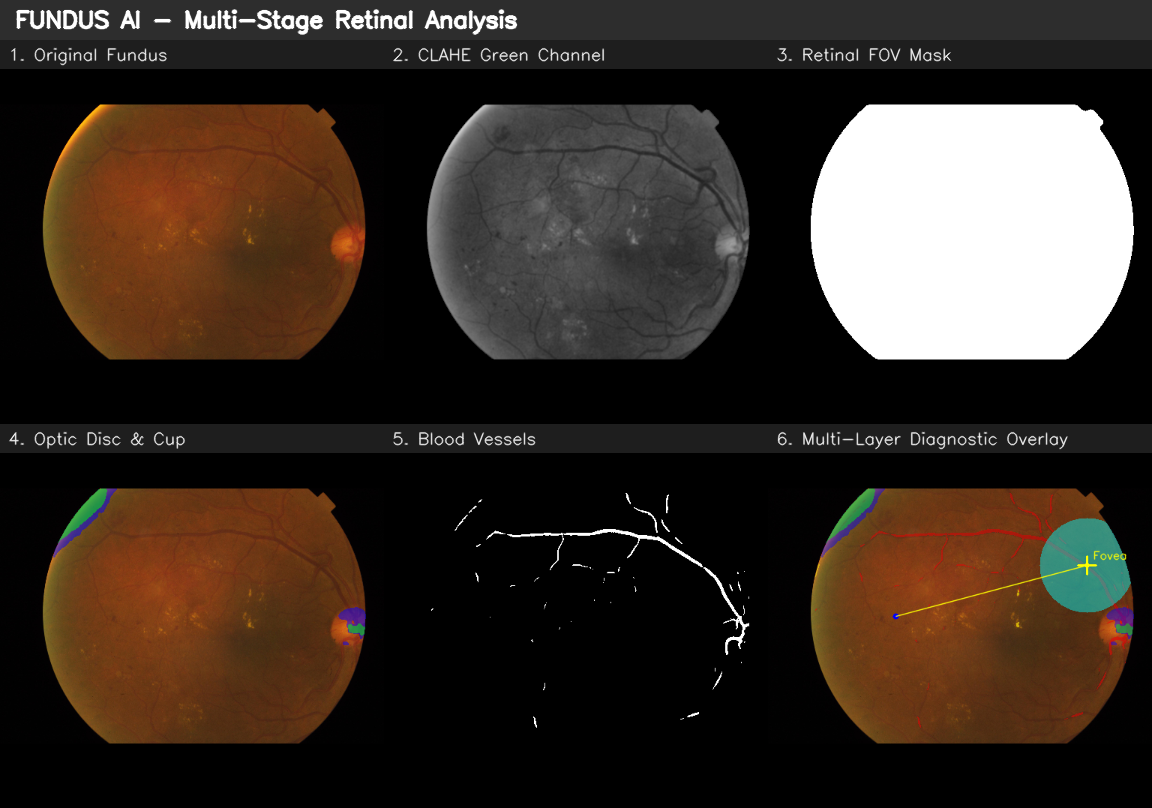
#> input picture ketqua/full_run/000c1434d8d7/report_panel.png, 1152 x 808 px
$ python -i hard_exudate.py   (imports and definitions only)
#> lines starting #> are read from the running program, lines starting #| are printed output that depends on the picture; after the words box and inside, x2 and y2 are one past the last pixel; in counts of white or black regions, pixels touching at a corner belong together
#> further down, picture is the input picture: shape (808, 1152, 3); mean B, G, R 38.1, 46.2, 56.9
"""Hard exudate (EX) detection and segmentation."""

from typing import Dict, Any, Tuple, List, Optional
import cv2
import numpy as np


class HardExudateDetector:
    """Detects lipid deposits and hard exudates in the retinal parenchyma."""

    def __init__(self, model_path: Optional[str] = None):
        self.model_path = model_path

    def detect(
        self,
        image_bgr: np.ndarray,
        fov_mask: Optional[np.ndarray] = None,
        od_mask: Optional[np.ndarray] = None,
        fovea_coords: Optional[Tuple[int, int]] = None
    ) -> Tuple[np.ndarray, List[Dict[str, Any]], Dict[str, Any]]:
        """Segments hard exudates and computes cluster statistics.

        Args:
            image_bgr: Fundus image.
            fov_mask: Retinal FOV mask.
            od_mask: Optic disc mask (to eliminate false positives on bright disc).
            fovea_coords: Fovea location.

        Returns:
            ex_mask: Binary uint8 mask for hard exudates.
            lesions_list: List of detected exudate clusters.
            summary: Summary stats.
        """
        h, w = image_bgr.shape[:2]
#> h = 808; w = 1152
        ex_mask = np.zeros((h, w), dtype=np.uint8)

        # Hard exudates have high intensity in both green and red, distinct yellow color
        # In LAB color space, high L and positive b (yellowish)
        lab = cv2.cvtColor(image_bgr, cv2.COLOR_BGR2LAB)
#> lab: shape (808, 1152, 3); mean of channels 0, 1, 2 50.9, 132.1, 134.9
        l, a_ch, b_ch = cv2.split(lab)
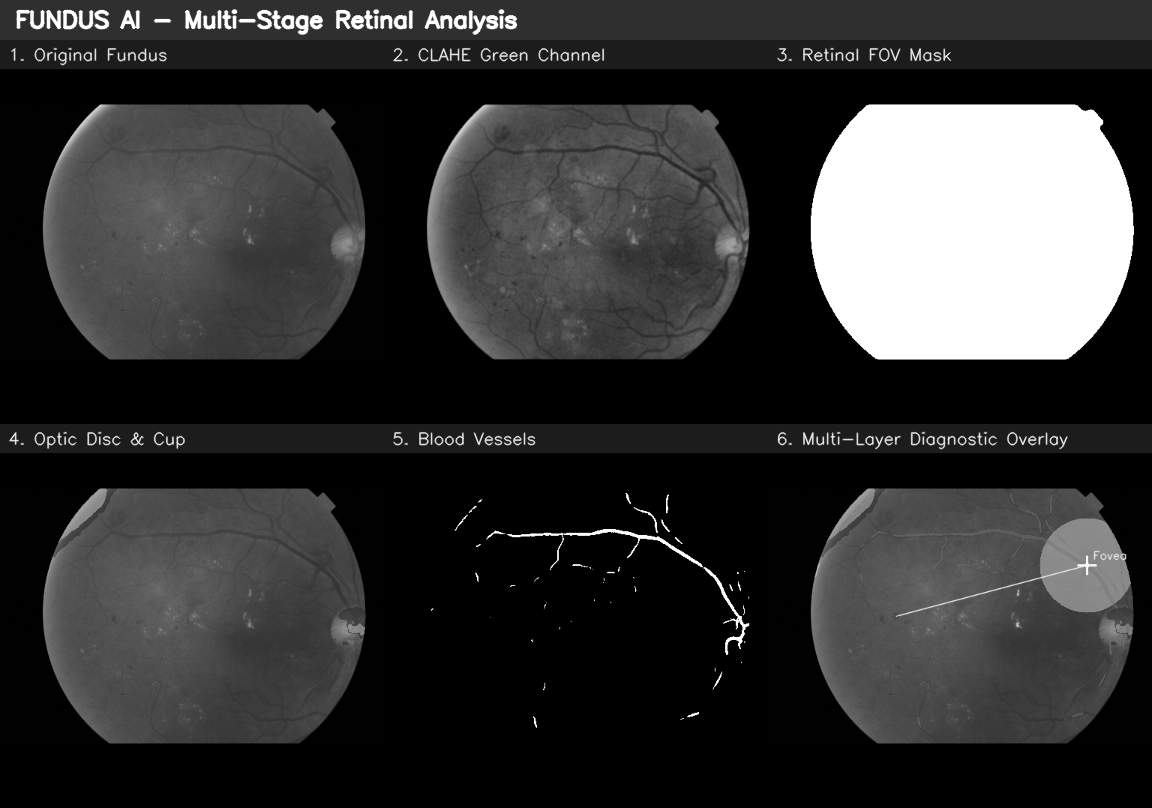
#> l: shape (808, 1152); min 0, max 255, mean 50.9
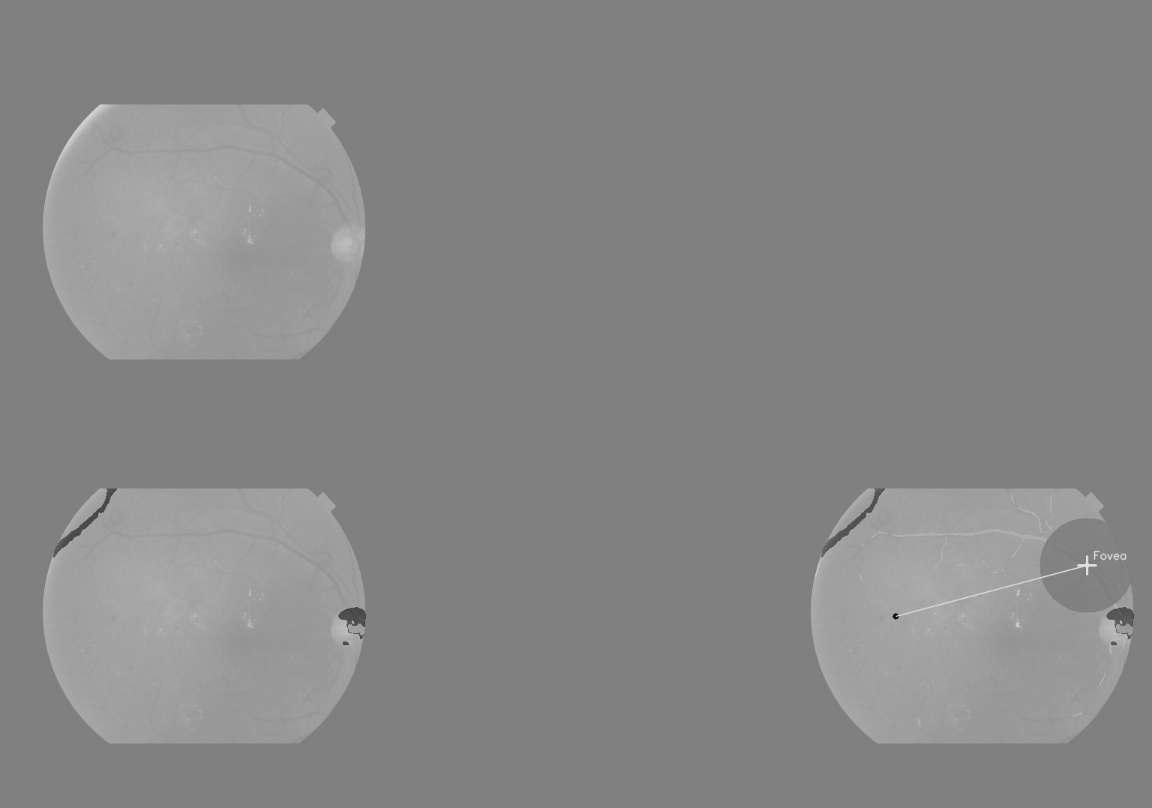
#> b_ch: shape (808, 1152); min 20, max 223, mean 134.9

        # Top-hat to highlight small bright structures
        kernel = cv2.getStructuringElement(cv2.MORPH_ELLIPSE, (11, 11))
        tophat = cv2.morphologyEx(l, cv2.MORPH_TOPHAT, kernel)

        # Threshold bright yellowish lesions
        _, thresh = cv2.threshold(tophat, 35, 255, cv2.THRESH_BINARY)
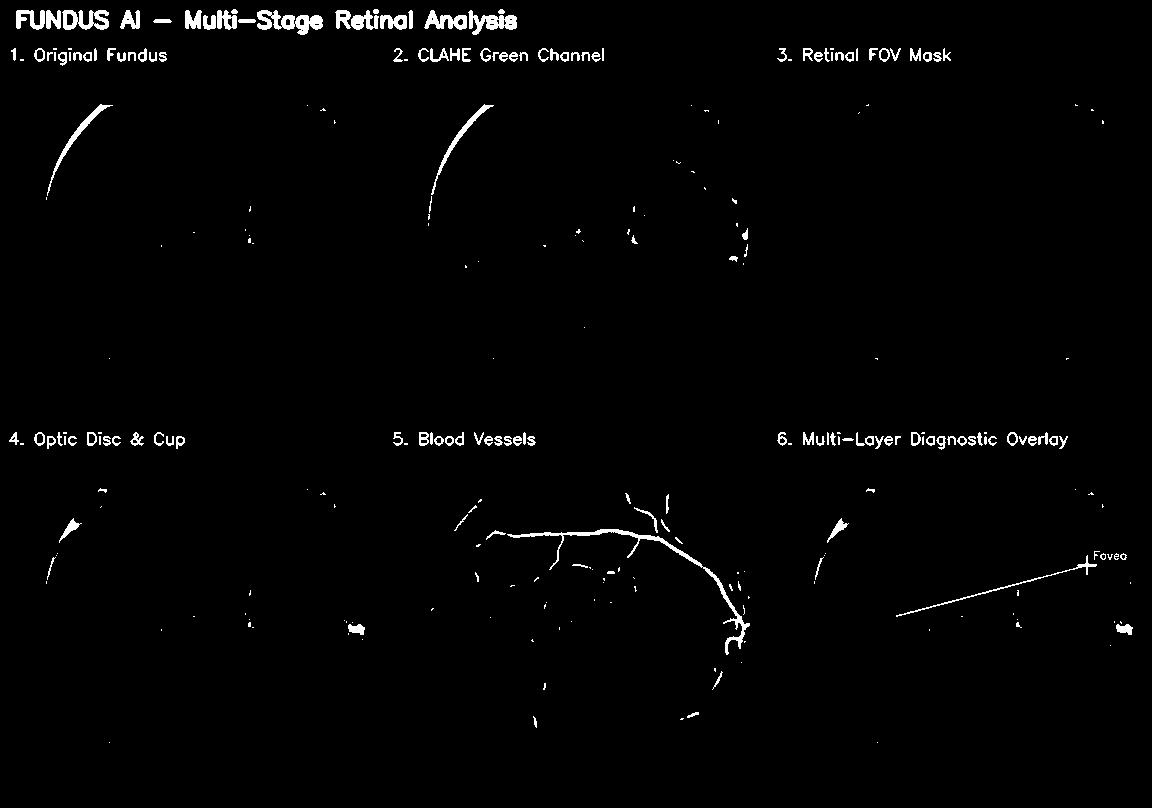
#> thresh: shape (808, 1152); 1.6% white; 281 white regions (134 under 20 px), largest, box (x1, y1, x2, y2) and area: (507, 529, 750, 655) 1361, (257, 10, 323, 35) 816, (468, 10, 517, 35) 589
        yellow_condition = (b_ch > 135)
#> yellow_condition: shape (808, 1152) bool; 22.7% white; 11 white regions (4 under 20 px), largest, box (x1, y1, x2, y2) and area: (42, 104, 366, 360) 73191, (42, 488, 366, 744) 71503, (810, 488, 1134, 744) 65177
        thresh = np.where(yellow_condition, thresh, 0).astype(np.uint8)
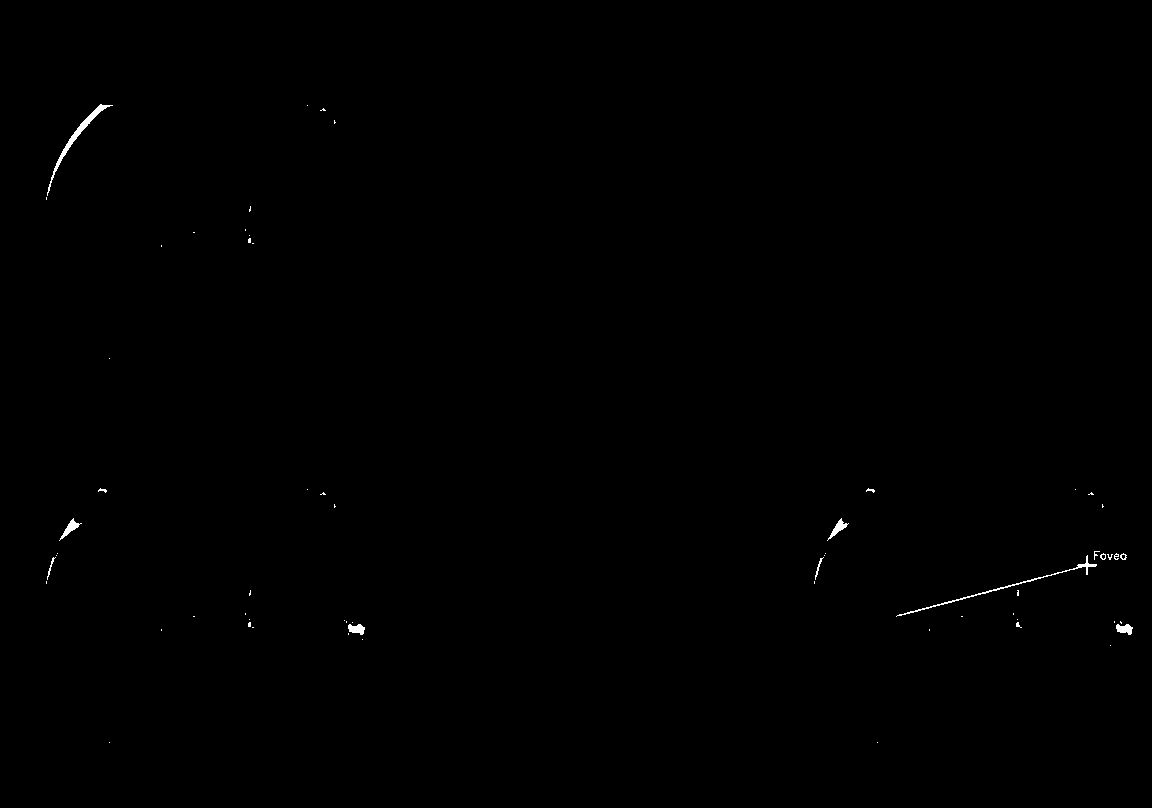
#> thresh: shape (808, 1152); 0.2% white; 62 white regions (49 under 20 px)

        # Exclude optic disc
        if od_mask is not None:
            dilated_od = cv2.dilate(od_mask, cv2.getStructuringElement(cv2.MORPH_ELLIPSE, (21, 21)))
            thresh = cv2.bitwise_and(thresh, cv2.bitwise_not(dilated_od))

        if fov_mask is not None:
            thresh = cv2.bitwise_and(thresh, fov_mask)

        contours, _ = cv2.findContours(thresh, cv2.RETR_EXTERNAL, cv2.CHAIN_APPROX_SIMPLE)
#> contours = 62 contours, 53 with area under 20; largest, box (x1, y1, x2, y2) and area: (47, 104, 113, 196) 374, (896, 555, 1097, 617) 195, (59, 518, 82, 541) 116, (827, 518, 849, 541) 112, (348, 624, 365, 635) 106
        lesions_list = []

        for c in contours:
            area = cv2.contourArea(c)
            if 5 < area < 3000:
                cv2.drawContours(ex_mask, [c], -1, 255, -1)
                M = cv2.moments(c)
                cx = int(M["m10"] / (M["m00"] + 1e-6))
                cy = int(M["m01"] / (M["m00"] + 1e-6))

                item = {
                    "type": "hard_exudate",
                    "centroid": [cx, cy],
                    "area_px2": float(area),
                    "confidence": 0.92
                }
                if fovea_coords:
                    fx, fy = fovea_coords
                    dist = float(np.sqrt((cx - fx)**2 + (cy - fy)**2))
                    item["distance_to_fovea_px"] = round(dist, 1)

                lesions_list.append(item)
#> this loop made 62 passes
#> (area, cx, cy) on passes 9, 10, 28, 30, 34, 36, 40, 41, 62: (103.5, 1124, 628), (105.5, 356, 628), (20, 818, 566), (195, 1014, 584), (25.5, 1122, 556), (23, 1102, 556), (111.5, 837, 527), (115.5, 69, 527), (374, 78, 133)
#> ex_mask: shape (808, 1152); 0.18% white; 16 white regions (3 under 20 px), largest, box (x1, y1, x2, y2) and area: (47, 104, 113, 196) 475, (896, 555, 1097, 617) 411, (59, 518, 82, 541) 144
#> after the loop, lesions_list = 16 items

        total_area = float(np.sum(ex_mask > 0))
#> total_area = 1690
        valid_fov = int(np.sum(fov_mask > 0)) if fov_mask is not None else (h * w)
#> valid_fov = 930816

        summary = {
            "type": "hard_exudate",
            "count": len(lesions_list),
            "total_area_px2": total_area,
            "area_ratio_percent": round((total_area / max(valid_fov, 1)) * 100.0, 4)
        }
#> summary = {'type': 'hard_exudate', 'count': 16, 'total_area_px2': 1690, 'area_ratio_percent': 0.182}

        return ex_mask, lesions_list, summary

>>> import cv2
>>> picture = cv2.imread('../../ketqua/full_run/000c1434d8d7/report_panel.png')
>>> result = HardExudateDetector().detect(picture)
